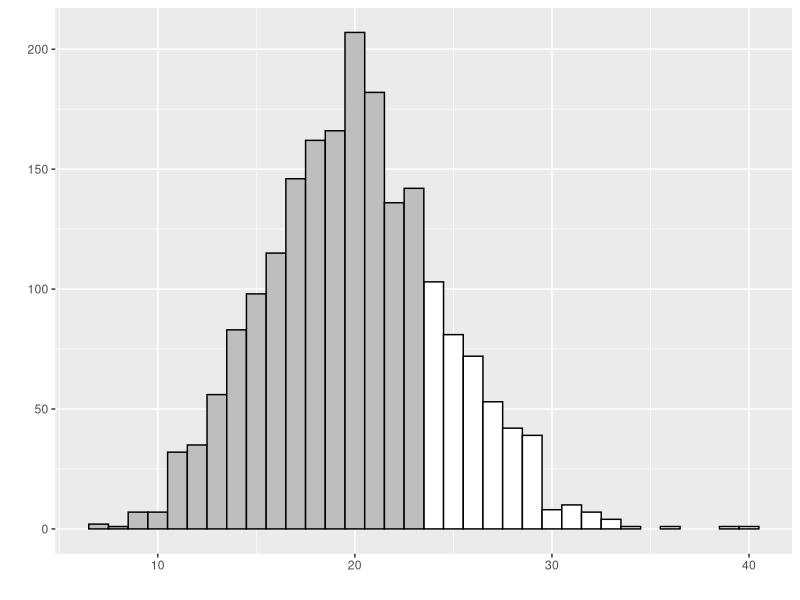

Recreate this plot in R.
## ---- chunk 1
suppressMessages(
  suppressWarnings(
    library(glue)))
suppressMessages(
  suppressWarnings(
    library(magrittr)))
suppressMessages(
  suppressWarnings(
    library(tidyverse)))
## ---- chunk 2
room <- c(
  121,
  125,
  163,
  218,
  233,
  264,
  324,
  325)
## ---- chunk 3
bacteria_0 <- c(
  11.8,
  7.1,
  8.2,
  10.1,
  10.8,
  14,
  14.6,
  14)
## ---- chunk 4
bacteria_1 <- c(
  10.1,
  3.8,
  7.2,
  10.5,
  8.3,
  12,
  12.1,
  13.7)
## ---- chunk 5
adds_0 <- paste0(bacteria_0, collapse=" + ") 
sum_0 <- sum(bacteria_0)
mean_0 <- mean(bacteria_0)
## ---- chunk 6
adds_1 <- paste0(bacteria_1, collapse=" + ") 
sum_1 <- sum(bacteria_1)
mean_1 <- mean(bacteria_1)
## ---- chunk 7
space <- function(x) {
  x1 <- rep("", 15)
  x1[2*(1:8)-1] <- x
  return(x1)
}

sq <- function(x) {
  paste0(x, collapse="\n")
}

step1 <- function(x) {
  y <- sprintf("%4.1f", x)
  room %>%
    paste(y, sep="  ") %>%
    space
}
## ---- chunk 8
step2 <- function(x) {
  o <- order(x)
  y <- sprintf("%4.1f", x[o])
  room[o] %>%
    paste(y, sep="  ") %>%
    space
}
## ---- chunk 9
step3 <- function(x, div=4:5) {
  o <- order(x)
  y <- rep("", 8)
  y[div] <- x[o][div]
  step2(x) %>%
    paste(space(y), sep="  ")
}
## ---- chunk 10
step4 <- function(x, div=4:5) {
  o <- order(x)
  x1 <- x[o]
  x4 <- step3(x, div)
  blanks <- paste0(rep(" ", 18), collapse="")
  x4[2*div[1]] <- glue(
    "{blanks}",
    "({x1[div[1]]} + {x1[div[2]]}) / 2",
    " = {(x1[div[1]]+x1[div[2]])/2}")
  return(x4)
}
## ---- chunk 11
data.frame(x=rpois(2000, 20)) %>%
  mutate(cut=quantile(x, probs=0.75)) %>%
  mutate(y=1+as.numeric(x<=cut)) %>%
  ggplot(aes(x, fill=factor(y))) +
    scale_fill_manual(values=c("white", "gray")) +
    theme(legend.position="none") +
    xlab(" ") +
    ylab(" ") +
    geom_bar(color="black", width=1) -> bar1
ggsave("illustrate-percentiles.png")
